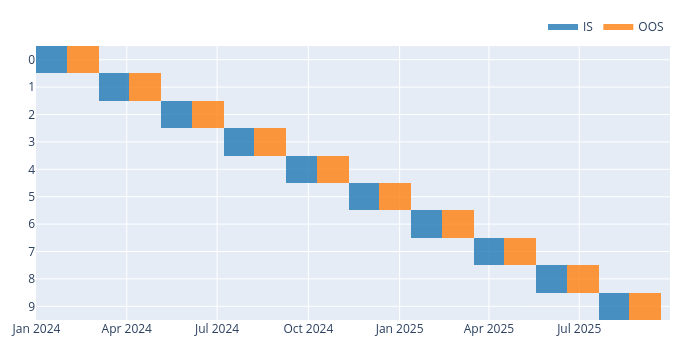

Notebook code for this chart:
### Code cell
splitter.plot().show()

### Figure 1 — Plotly figure (JSON) as saved in the notebook; plotly's stock layout.template omitted (floating-point values rounded to 4 significant figures; data arrays with more than 128 entries replaced by an {"elided": "..."} marker saying what was removed)
{"data": [{"colorscale": [[0, "rgba(31,119,180,0.8000)"], [1, "rgba(31,119,180,0.8000)"]], "hoverongaps": false, "hovertemplate": "%{x}<br>Split: %{y}<br>Set: IS", "legendgroup": "IS", "name": "IS", "showlegend": true, "showscale": false, "type": "heatmap", "x": {"elided": "639 str values"}, "y": [9, 8, 7, 6, 5, 4, 3, 2, 1, 0], "z": {"elided": "10x639 int values"}}, {"colorscale": [[0, "rgba(255,127,14,0.8000)"], [1, "rgba(255,127,14,0.8000)"]], "hoverongaps": false, "hovertemplate": "%{x}<br>Split: %{y}<br>Set: OOS", "legendgroup": "OOS", "name": "OOS", "showlegend": true, "showscale": false, "type": "heatmap", "x": {"elided": "639 str values"}, "y": [9, 8, 7, 6, 5, 4, 3, 2, 1, 0], "z": {"elided": "10x639 int values"}}], "layout": {"height": 350, "legend": {"orientation": "h", "traceorder": "normal", "x": 1, "xanchor": "right", "y": 1.02, "yanchor": "bottom"}, "margin": {"b": 30, "l": 30, "r": 30, "t": 30}, "width": 700, "yaxis": {"type": "category"}}}
